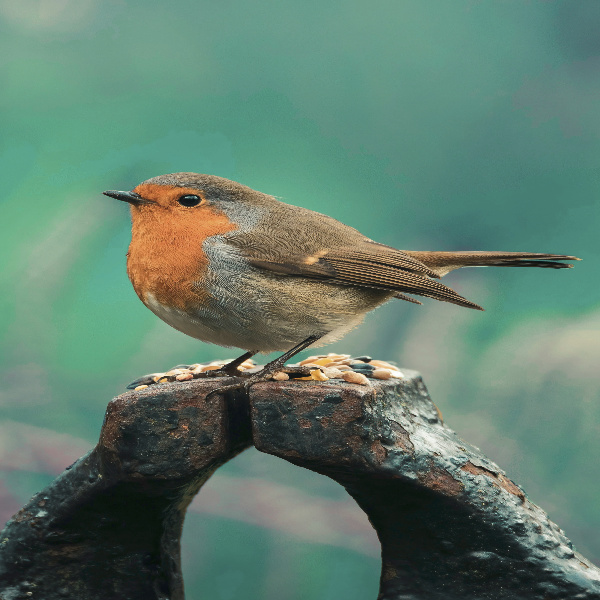
#> input picture in/00.png, 600 x 600 px
$ python -i edges.py   (imports and definitions only)
#> lines starting #> are read from the running program, lines starting #| are printed output that depends on the picture
#> further down, picture is the input picture: shape (600, 600, 3); mean B, G, R 109.4, 125, 96.2
import numpy as np
from scipy import ndimage

BLUR_SIGMA = 2
MASK_SIGMA = 2
KERNEL_RADIUS_IN_SIGMAS = 3
RING_WIDTH = 10
THRESHOLD = 0.15

SOBEL_X = np.array([[-1, 0, 1],
                    [-2, 0, 2],
                    [-1, 0, 1]])
SOBEL_Y = SOBEL_X.T


def build_gaussian_kernel(sigma):
    radius = int(np.ceil(KERNEL_RADIUS_IN_SIGMAS * sigma))
    offsets = np.arange(-radius, radius + 1)
    x, y = np.meshgrid(offsets, offsets)
    kernel = np.exp(-(x**2 + y**2) / (2 * sigma**2))
    return kernel / kernel.sum()


def gaussian_blur(image, sigma):
    return ndimage.convolve(image, build_gaussian_kernel(sigma), mode='nearest')


def blur_colour_image(rgb, sigma):
    layers = [gaussian_blur(rgb[:, :, layer], sigma) for layer in range(3)]
#> layers = 3 items
    return np.dstack(layers).clip(0, 1)
#> returned value: shape (600, 600, 3); every value is 1


def background_colour(rgb):
    w = RING_WIDTH
    ring = np.concatenate([rgb[:w].reshape(-1, 3), rgb[-w:].reshape(-1, 3),
                           rgb[w:-w, :w].reshape(-1, 3), rgb[w:-w, -w:].reshape(-1, 3)])
    return np.median(ring, axis=0)


def colour_distance(rgb, colour):
    return np.sqrt(((rgb - colour)**2).sum(axis=2) / 3)
#> returned value: shape (600, 600) float64; every value is 121.9
#> in preprocess, `mask = distance > THRESHOLD`: mask: shape (600, 600) bool; every value is 1


def keep_largest_object(mask):
    labels, blobs = ndimage.label(mask, structure=np.ones((3, 3)))
#> labels: shape (600, 600) int32; every value is 1
#> blobs = 1
    if blobs == 0:
        return mask
    sizes = np.bincount(labels.ravel())
#> sizes = [0, 360000]
#> in gaussian_blur (call 4), `return ndimage.convolve(image, build_gaussian_kernel(sigma), mode='nea..`: returned value: shape (600, 600) float64; every value is 1
    sizes[0] = 0  # label 0 is the background
    return ndimage.binary_fill_holes(labels == sizes.argmax())


def sobel_magnitude(mask):
    image = mask.astype(float)
#> image: shape (600, 600) float64; every value is 1
    return np.hypot(ndimage.convolve(image, SOBEL_X, mode='constant'),
                    ndimage.convolve(image, SOBEL_Y, mode='constant'))
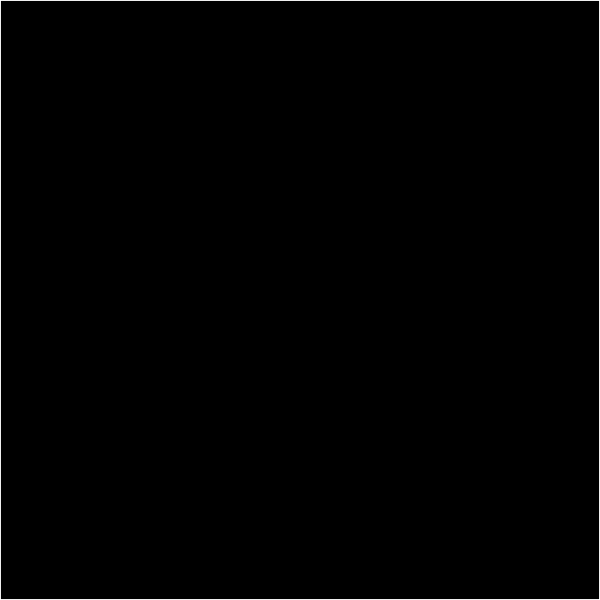
#> returned value: shape (600, 600) float64; min 0, max 4.24, mean 0.0266; drawn with min black and max white


def preprocess(rgb):
    blurred = blur_colour_image(rgb, BLUR_SIGMA)
    distance = colour_distance(blurred, background_colour(rgb))
    mask = distance > THRESHOLD
    obj = keep_largest_object(mask)
    smooth = gaussian_blur(obj.astype(float), MASK_SIGMA) > 0.5
    strength = sobel_magnitude(smooth)
    border = (strength > 0) & smooth
#> border: shape (600, 600) bool; 0.67% white in thin lines or dots

    stages = [
        ('Original', rgb),
        (f'Gaussian blur, sigma {BLUR_SIGMA}', blurred),
        ('Distance from background', distance),
        (f'Threshold at {THRESHOLD}', mask),
        ('Largest object, holes filled', obj),
        (f'Mask smoothed, sigma {MASK_SIGMA}', smooth),
        ('Sobel magnitude', strength),
        ('Border', border),
    ]
    return stages, border

>>> import cv2
>>> picture = cv2.imread('../in/00.png')
>>> result = preprocess(picture)
